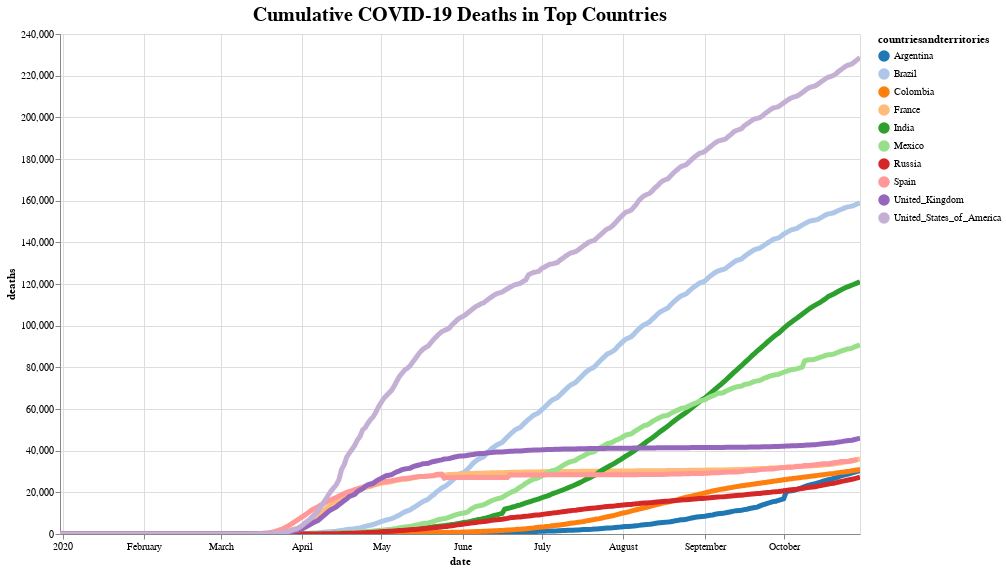

Write notebook code for a chart like this one.
### Code cell
highlight = alt.selection(type='single', on='mouseover',
                         fields=['countriesandterritories'], nearest=True)

base = alt.Chart(geo_cumulative).encode(
    x='date:T',
    y='deaths:Q',
    color = alt.Color('countriesandterritories:N',
        scale=alt.Scale(scheme='category20')
))

points = base.mark_circle().encode(
    opacity=alt.value(0)
).add_selection(
    highlight
).properties(
    width=600
).properties(
    width = 800,
    height = 500,
    title = "Cumulative COVID-19 Deaths in Top Countries"
).interactive()

lines = base.mark_line().encode(
    size=alt.condition(~highlight, alt.value(3), alt.value(5))
)

(points + lines).configure_title(
    fontSize=20,
    font='Courier',
    color='black'
).display(renderer = 'svg')

### Figure 1 — Vega-Lite specification as saved in the notebook (floating-point values rounded to 4 significant figures; data arrays with more than 128 entries replaced by an {"elided": "..."} marker saying what was removed)
{"config": {"view": {"continuousWidth": 400, "continuousHeight": 300}, "title": {"color": "black", "font": "Courier", "fontSize": 20}}, "layer": [{"mark": "circle", "encoding": {"color": {"type": "nominal", "field": "countriesandterritories", "scale": {"scheme": "category20"}}, "opacity": {"value": 0}, "x": {"type": "temporal", "field": "date"}, "y": {"type": "quantitative", "field": "deaths"}}, "height": 500, "selection": {"selector020": {"type": "single", "on": "mouseover", "fields": ["countriesandterritories"], "nearest": true}, "selector021": {"type": "interval", "bind": "scales", "encodings": ["x", "y"]}}, "title": "Cumulative COVID-19 Deaths in Top Countries", "width": 800}, {"mark": "line", "encoding": {"color": {"type": "nominal", "field": "countriesandterritories", "scale": {"scheme": "category20"}}, "size": {"condition": {"value": 3, "selection": {"not": "selector020"}}, "value": 5}, "x": {"type": "temporal", "field": "date"}, "y": {"type": "quantitative", "field": "deaths"}}}], "data": {"name": "data-3506c094c2f83c77729ff7c0ce15a691"}, "$schema": "https://vega.github.io/schema/vega-lite/v4.0.2.json", "datasets": {"data-3506c094c2f83c77729ff7c0ce15a691": {"elided": "2902 records"}}}
